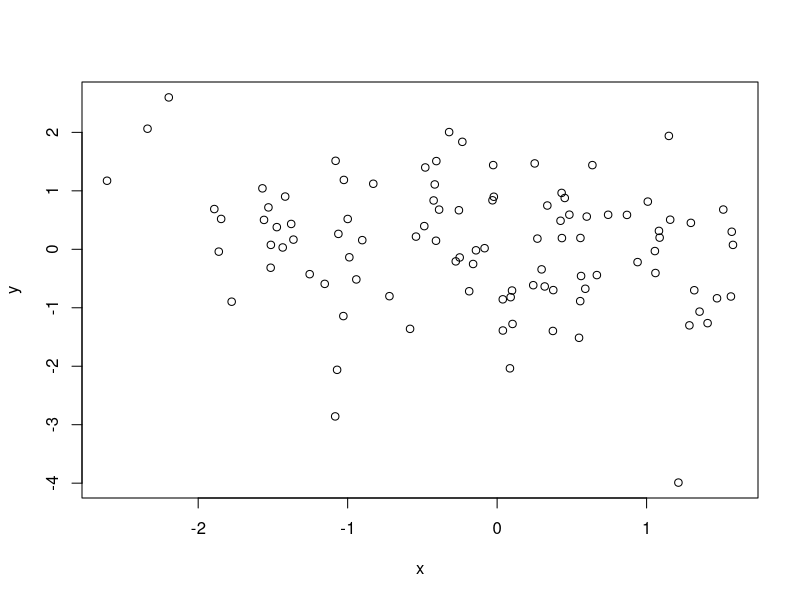
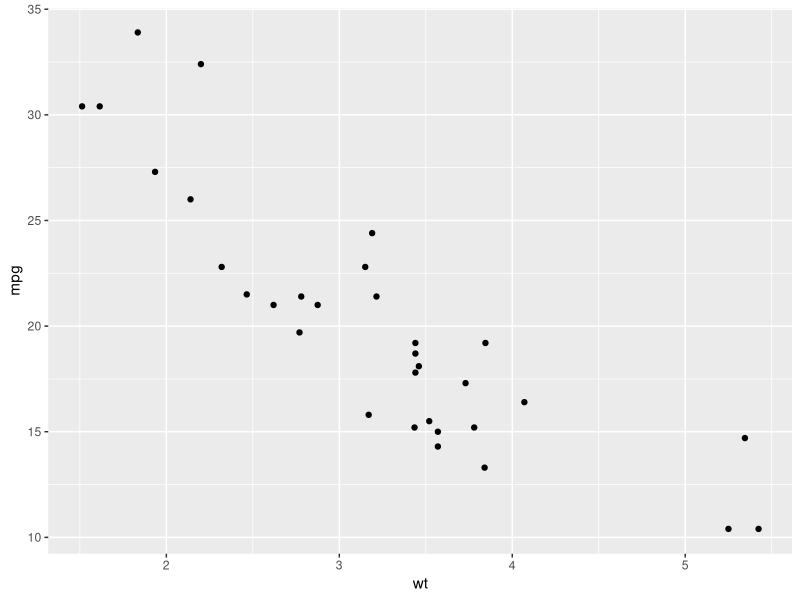

Recreate these plots in R, in order.
## ---- chunk 1
y <- rnorm(100); x <- rnorm(100)       
plot(x,y)
## ---- chunk 2
require(ggplot2)
qplot(wt, mpg, data = mtcars)
